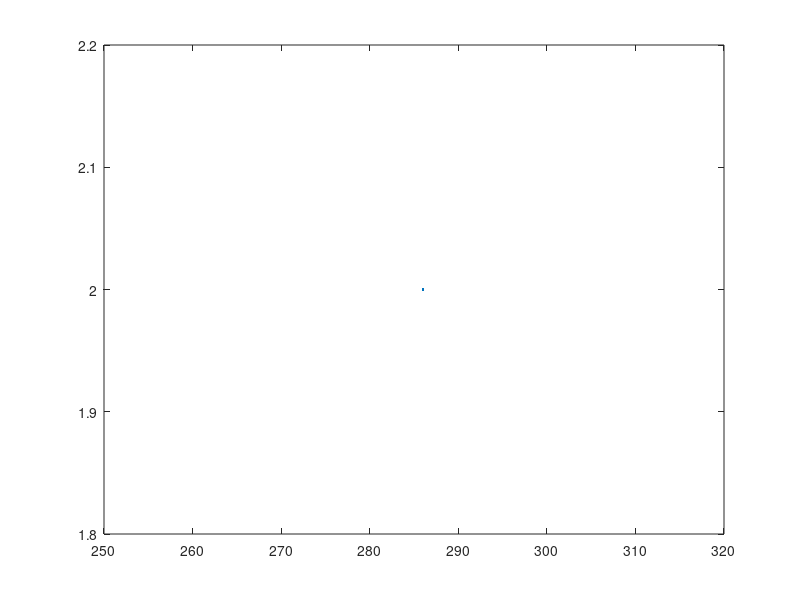

The MATLAB source for this figure: (Note: this script raises an error after producing the figure.)
Fs = 7.815; %%change this based on dataset
%time=(1/Fs:1/Fs:length(data)/Fs)';

%%
%data=1;
% paste imagej data into data
% delete data 1st column
data = [4496,2]
data1 = data(:,2)
pixels = data(:,1)
time = pixels/15.72

figure(1)
plot(time, data1)

[M,indices]=max(data1(:,1));
FinalVar(1,1) = max(data1(:,1));
base = data1(1:indices-10,1);
baseavg = mean(base);
CSDbeg = find(data1(:,1)>(4*std(base)),1,'first')-1;
CSD = data1(indices:end,1);
trueCSD1 = data1(CSDbeg:end,1);
CSDlengthframes = find(CSD <= baseavg,1,'first') + CSDbeg+1;
FinalVar(2,1) = CSDlengthframes;
FinalVar(3,1) = CSDlengthframes/15.72;
t = 0:1/15.72:length(data1(CSDbeg:CSDlengthframes,1));
t = t(:,2:end);
FinalVar(4,1) = trapz(t, data1(CSDbeg:CSDlengthframes,1));
plot(t,data1(CSDbeg:CSDlengthframes,1))
CSDmeasurements = [string('Max');string('CSDlength');string('CSDseconds');string('CSDCaLoad')];
CSDmeasurements = harzcat(CSDmeasurements, FinalVar)

%%



%%Find beginning and end of CSD wave
RawData=ch2170529089trueF;
figure
hold on
for i=1:21
    [M,indices]=max(RawData(:,i));
    FinalVar(1,i) = max(RawData(:,i));
    base=RawData(1:(indices-10),i);
    baseavg=mean(base);
    CSDbeg =find(RawData(:,i)>(8*std(base)),1,'first')-1;%begging
    CSD=RawData(indices:end,i);
    trueCSD1 = RawData(CSDbeg:end,i);
    CSDlengthframes=find(CSD<=baseavg,1,'first')+CSDbeg+1;%end
    FinalVar(2,i) = CSDlengthframes;
    FinalVar(3,i) = CSDlengthframes/2.96;
    t = 0:1/2.96:length(RawData(CSDbeg:CSDlengthframes,i))/2.96; 
    t = t(:,2:end);
    FinalVar(4,i) = trapz(t,RawData(CSDbeg:CSDlengthframes,i));
    plot(t,RawData(CSDbeg:CSDlengthframes,i))
    CSDmeasurements=[string('Max');string('CSDlengths');string('CSDseconds');string('CSDCaLoads')];
    CSDmeasurements=horzcat(CSDmeasurements,FinalVar)
%     
%     
%     
%     CSDmeasurement.lengthseconds(i)=CSDmeasurement.lengthframes(i)/2.96%creates structure
%     CSDmeasurement(:,i) = CSDmeasurement.lengthframes(i)/2.96;%creates double
%     CSDmeasurement{:,i} = CSDmeasurement.lengthframes(i)/2.96;%creates cell
%     
%     trueCSD=RawData(CSDbeg:(CSDbeg+CSDmeasurement.lengthframes(i)-1),i);
%     t=1/2.96:1/2.96:CSDmeasurement.lengthframes(i)/2.96;
% %     auc(i)=trapz(t,trueCSD);
%     CSDmeasurement.auc(i)=trapz(t,trueCSD);
end
% CSDmeasurement=[auc; CSDlengthframes;CSDlengthseconds];
hold off










figure(1)
plot(time, data);

figure(2)
plot(data);
%% identify pre and post csd frames
%% max amplitude
CSDamp = max(data(1:length(data))); %change 1 to start of wave, change length(data) to stop of wave
CSDamp = max(data(812:1092)); %change 1 to start of wave, change length(data) to stop of wave

figure(2)
hold all
plot([1;length(data)],[CSDamp/2;CSDamp/2]);
plot([1;length(data)],[0;0]);

%% duration
CSDdur = length(find(data>CSDamp/2))/Fs;

%% AUC
%% points above zero
CSDauc = trapz(time(812:1092),data(812:1092));
